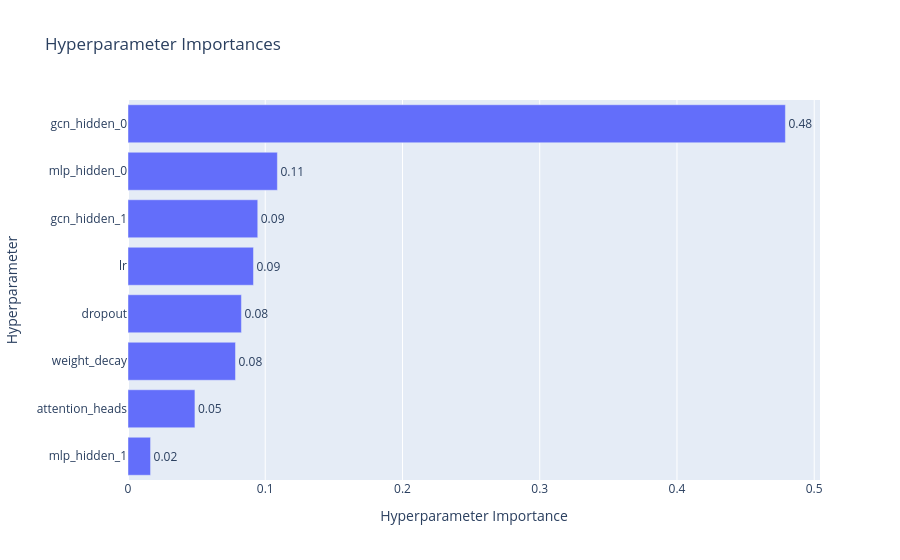

Notebook code for this chart:
### Code cell
plot_param_importances(study)

### Figure 1 — Plotly figure (JSON) as saved in the notebook; plotly's stock layout.template omitted (floating-point values rounded to 4 significant figures)
{"data": [{"cliponaxis": false, "hovertemplate": ["mlp_hidden_1 (CategoricalDistribution): 0.016433782782533643<extra></extra>", "attention_heads (CategoricalDistribution): 0.048770864257981786<extra></extra>", "weight_decay (FloatDistribution): 0.07833699967495464<extra></extra>", "dropout (FloatDistribution): 0.08264427503320768<extra></extra>", "lr (FloatDistribution): 0.09141934299664943<extra></extra>", "gcn_hidden_1 (CategoricalDistribution): 0.09454637597318048<extra></extra>", "mlp_hidden_0 (CategoricalDistribution): 0.10884362911091383<extra></extra>", "gcn_hidden_0 (CategoricalDistribution): 0.4790047301705785<extra></extra>"], "name": "Objective Value", "orientation": "h", "text": ["0.02", "0.05", "0.08", "0.08", "0.09", "0.09", "0.11", "0.48"], "textposition": "outside", "type": "bar", "x": [0.01643, 0.04877, 0.07834, 0.08264, 0.09142, 0.09455, 0.1088, 0.479], "y": ["mlp_hidden_1", "attention_heads", "weight_decay", "dropout", "lr", "gcn_hidden_1", "mlp_hidden_0", "gcn_hidden_0"]}], "layout": {"title": {"text": "Hyperparameter Importances"}, "xaxis": {"title": {"text": "Hyperparameter Importance"}}, "yaxis": {"title": {"text": "Hyperparameter"}}}}
